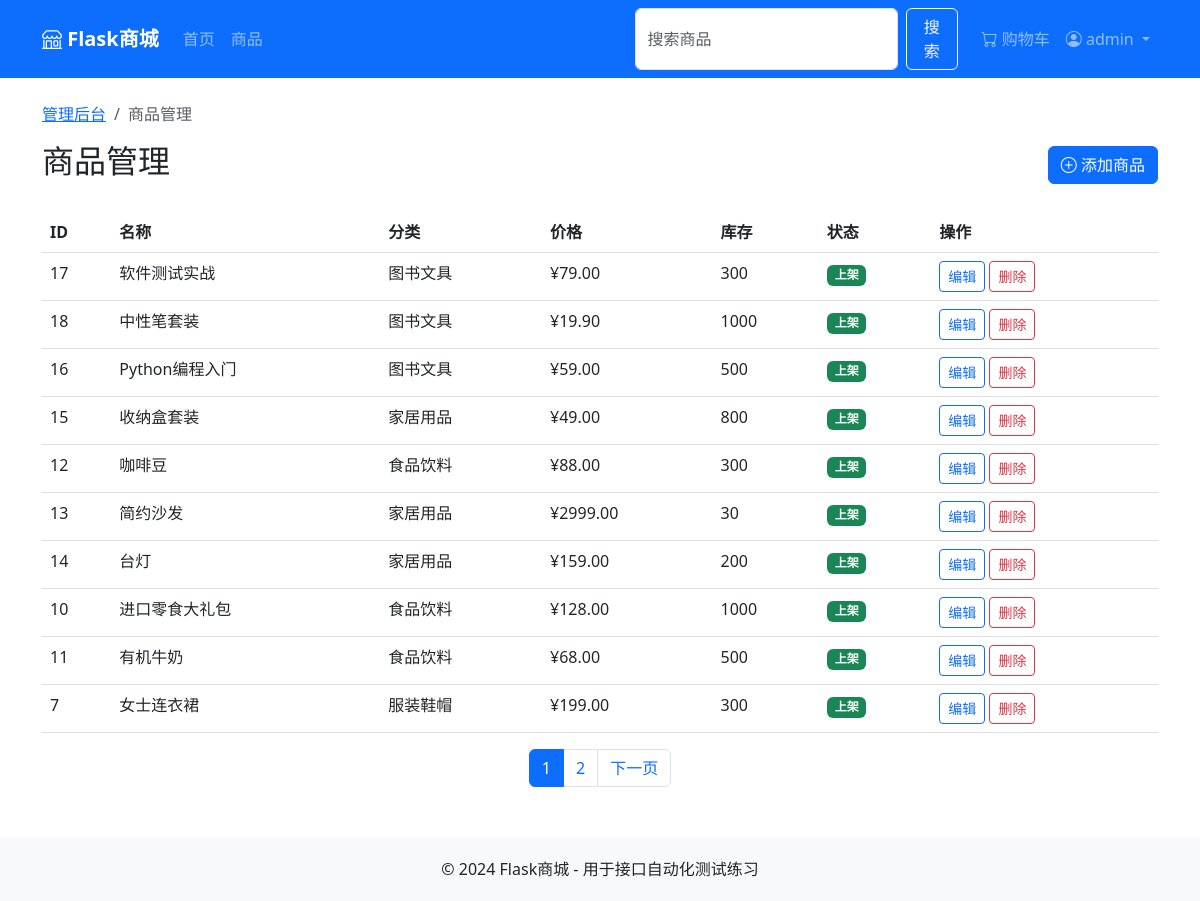
The app's page /admin/products (signed in) with its own data.
### app/models_product.py (models this page shows, shortened)
class Product(db.Model):
    id = db.Column(db.Integer, primary_key=True)
    name = db.Column(db.String(100), nullable=False)
    description = db.Column(db.Text)
    price = db.Column(db.Float, nullable=False)
    stock = db.Column(db.Integer, default=0)
    category_id = db.Column(db.Integer, db.ForeignKey('category.id'))
    image_url = db.Column(db.String(200))
    is_active = db.Column(db.Boolean, default=True)
    created_at = db.Column(db.DateTime, default=datetime.utcnow)
    updated_at = db.Column(db.DateTime, default=datetime.utcnow, onupdate=datetime.utcnow)

class Category(db.Model):
    id = db.Column(db.Integer, primary_key=True)
    name = db.Column(db.String(50), unique=True, nullable=False)
    description = db.Column(db.String(200))
    products = db.relationship('Product', backref='category', lazy='dynamic')

### app/views/__init__.py (the view)
@main_bp.route('/admin/products')
@admin_required
def admin_products():
    from app.models_product import Product, Category
    page = request.args.get('page', 1, type=int)
    pagination = Product.query.order_by(Product.created_at.desc()).paginate(page=page, per_page=10, error_out=False)
    categories = Category.query.all()
    return render_template('admin/products.html', products=pagination.items, pagination=pagination, categories=categories)

### app/views/__init__.py (called while the page is built)
def login_required(f):
    @wraps(f)
    def decorated(*args, **kwargs):
        if 'user_id' not in session:
            flash('请先登录', 'warning')
            return redirect(url_for('main.login'))
        return f(*args, **kwargs)
    return decorated

def admin_required(f):
    @wraps(f)
    @login_required
    def decorated(*args, **kwargs):
        if session.get('role') != 'admin':
            flash('需要管理员权限', 'danger')
            return redirect(url_for('main.index'))
        return f(*args, **kwargs)
    return decorated

### app/templates/admin/products.html (shortened to what this page needs)
{% extends "base.html" %}
{% block content %}
<nav aria-label="breadcrumb" id="breadcrumb">
    <ol class="breadcrumb">
        <li class="breadcrumb-item"><a href="{{ url_for('main.admin_dashboard') }}">管理后台</a></li>
        <li class="breadcrumb-item active">商品管理</li>
    </ol>
</nav>
<div class="d-flex justify-content-between align-items-center mb-4">
    <h2 id="products-title">商品管理</h2>
    <button type="button" class="btn btn-primary" data-bs-toggle="modal" data-bs-target="#productModal" id="add-product-btn">
        <i class="bi bi-plus-circle"></i> 添加商品
    </button>
</div>
<div class="table-responsive" id="products-table-container">
    <table class="table" id="products-table">
        <thead>
            <tr>
                <th>ID</th>
                <th>名称</th>
                <th>分类</th>
                <th>价格</th>
                <th>库存</th>
                <th>状态</th>
                <th>操作</th>
            </tr>
        </thead>
        <tbody id="products-list">
            {% for product in products %}
            <tr id="product-row-{{ product.id }}">
                <td id="product-id-{{ product.id }}">{{ product.id }}</td>
                <td id="product-name-{{ product.id }}">{{ product.name }}</td>
                <td id="product-category-{{ product.id }}">{{ product.category.name if product.category else '-' }}</td>
                <td id="product-price-{{ product.id }}">¥{{ "%.2f"|format(product.price) }}</td>
                <td id="product-stock-{{ product.id }}">{{ product.stock }}</td>
                <td id="product-status-{{ product.id }}">
                    {% if product.is_active %}
                    <span class="badge bg-success">上架</span>
                    {% else %}
                    <span class="badge bg-secondary">下架</span>
                    {% endif %}
                </td>
                <td>
                    <button type="button" class="btn btn-sm btn-outline-primary edit-product-btn"
                            data-id="{{ product.id }}" data-name="{{ product.name }}"
                            data-description="{{ product.description }}" data-price="{{ product.price }}"
                            data-stock="{{ product.stock }}" data-category="{{ product.category_id }}"
                            data-active="{{ product.is_active }}" id="product-edit-{{ product.id }}">编辑</button>
                    <button type="button" class="btn btn-sm btn-outline-danger delete-product-btn"
                            data-id="{{ product.id }}" id="product-delete-{{ product.id }}">删除</button>
                </td>
            </tr>
            {% endfor %}
        </tbody>
    </table>
</div>
{% if pagination.pages > 1 %}
<nav id="pagination">
    <ul class="pagination justify-content-center">
        {% for page in pagination.iter_pages() %}
        {% if page %}
        <li class="page-item {% if page == pagination.page %}active{% endif %}">
            <a class="page-link" href="{{ url_for('main.admin_products', page=page) }}" id="page-{{ page }}">{{ page }}</a>
        </li>
        {% else %}
        <li class="page-item disabled"><span class="page-link">...</span></li>
        {% endif %}
        {% endfor %}
        {% if pagination.has_next %}
        <li class="page-item">
            <a class="page-link" href="{{ url_for('main.admin_products', page=pagination.next_num) }}" id="page-next">下一页</a>
        </li>
        {% endif %}
    </ul>
</nav>
{% endif %}
{% endblock %}

### records on screen
Product: id "17", name "软件测试实战", category "图书文具", price "79.00", stock "300", is_active "上架"
Product: id "18", name "中性笔套装", category "图书文具", price "19.90", stock "1000", is_active "上架"
Product: id "16", name "Python编程入门", category "图书文具", price "59.00", stock "500", is_active "上架"
Product: id "15", name "收纳盒套装", category "家居用品", price "49.00", stock "800", is_active "上架"
Product: id "12", name "咖啡豆", category "食品饮料", price "88.00", stock "300", is_active "上架"
Product: id "13", name "简约沙发", category "家居用品", price "2999.00", stock "30", is_active "上架"
Product: id "14", name "台灯", category "家居用品", price "159.00", stock "200", is_active "上架"
Product: id "10", name "进口零食大礼包", category "食品饮料", price "128.00", stock "1000", is_active "上架"
Product: id "11", name "有机牛奶", category "食品饮料", price "68.00", stock "500", is_active "上架"
Product: id "7", name "女士连衣裙", category "服装鞋帽", price "199.00", stock "300", is_active "上架"

### other values on screen
{{ session.username }} "admin"
{{ page }} "1" "2"
